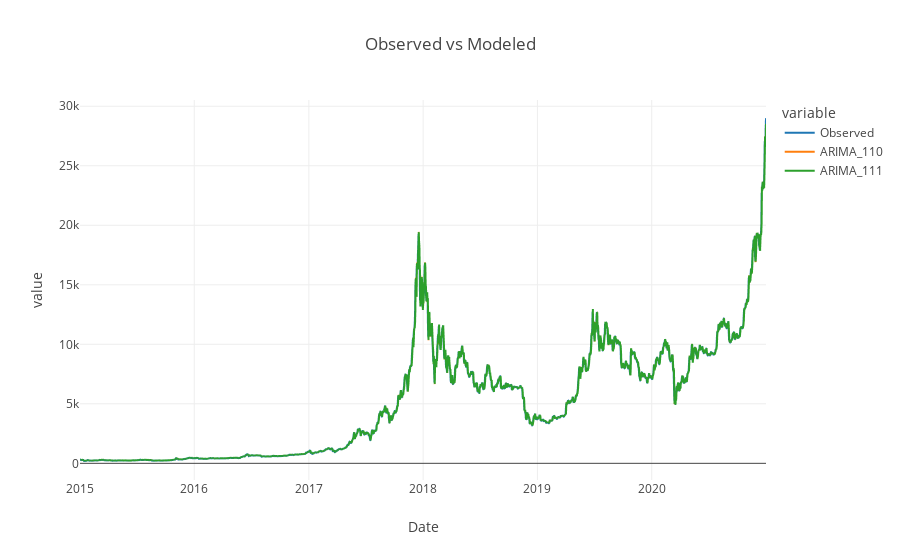

Notebook cell for this chart:
### Code cell
melted = pd.melt(df, id_vars = 'Date', value_vars = ['Observed', 'ARIMA_110','ARIMA_111'])

ilinechart(melted, 'Date', 'value', groups='variable', title='Observed vs Modeled')

### Figure 1 — Plotly figure (JSON) as saved in the notebook; plotly's stock layout.template omitted (floating-point values rounded to 4 significant figures; data arrays with more than 128 entries replaced by an {"elided": "..."} marker saying what was removed)
{"data": [{"hovertemplate": "variable=Observed<br>Date=%{x}<br>value=%{y}<extra></extra>", "legendgroup": "Observed", "line": {"color": "#1F77B4", "dash": "solid"}, "mode": "lines", "name": "Observed", "showlegend": true, "type": "scattergl", "x": {"elided": "2192 str values"}, "xaxis": "x", "y": {"elided": "2192 float values"}, "yaxis": "y"}, {"hovertemplate": "variable=ARIMA_110<br>Date=%{x}<br>value=%{y}<extra></extra>", "legendgroup": "ARIMA_110", "line": {"color": "#FF7F0E", "dash": "solid"}, "mode": "lines", "name": "ARIMA_110", "showlegend": true, "type": "scattergl", "x": {"elided": "2192 str values"}, "xaxis": "x", "y": {"elided": "2192 float values"}, "yaxis": "y"}, {"hovertemplate": "variable=ARIMA_111<br>Date=%{x}<br>value=%{y}<extra></extra>", "legendgroup": "ARIMA_111", "line": {"color": "#2CA02C", "dash": "solid"}, "mode": "lines", "name": "ARIMA_111", "showlegend": true, "type": "scattergl", "x": {"elided": "2192 str values"}, "xaxis": "x", "y": {"elided": "2192 float values"}, "yaxis": "y"}], "layout": {"legend": {"title": {"text": "variable"}, "tracegroupgap": 0}, "title": {"text": "Observed vs Modeled"}, "xaxis": {"anchor": "y", "domain": [0, 1], "title": {"text": "Date"}}, "yaxis": {"anchor": "x", "domain": [0, 1], "title": {"text": "value"}}}}
